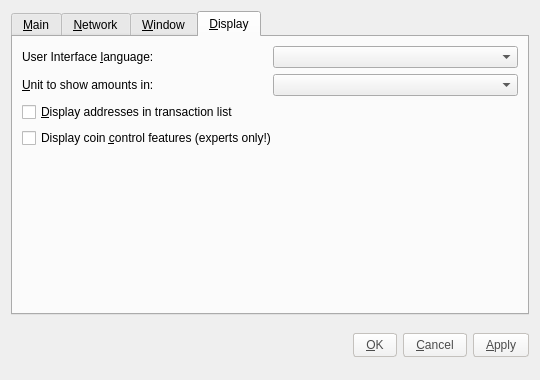
<?xml version="1.0" encoding="UTF-8"?>
<ui version="4.0">
 <class>OptionsDialog</class>
 <widget class="QDialog" name="OptionsDialog">
  <property name="geometry">
   <rect>
    <x>0</x>
    <y>0</y>
    <width>540</width>
    <height>380</height>
   </rect>
  </property>
  <property name="windowTitle">
   <string>Options</string>
  </property>
  <property name="modal">
   <bool>true</bool>
  </property>
  <layout class="QVBoxLayout" name="verticalLayout">
   <item>
    <widget class="QTabWidget" name="tabWidget">
     <property name="tabPosition">
      <enum>QTabWidget::North</enum>
     </property>
     <property name="currentIndex">
      <number>3</number>
     </property>
     <widget class="QWidget" name="tabMain">
      <attribute name="title">
       <string>&amp;Main</string>
      </attribute>
      <layout class="QVBoxLayout" name="verticalLayout_Main">
       <item>
        <widget class="QLabel" name="transactionFeeInfoLabel">
         <property name="text">
          <string>Optional transaction fee per kB that helps make sure your transactions are processed quickly. Most transactions are 1 kB. Fee 0.01 recommended.</string>
         </property>
         <property name="textFormat">
          <enum>Qt::PlainText</enum>
         </property>
         <property name="wordWrap">
          <bool>true</bool>
         </property>
        </widget>
       </item>
       <item>
        <layout class="QHBoxLayout" name="horizontalLayoutFee">
         <item>
          <widget class="QLabel" name="transactionFeeLabel">
           <property name="text">
            <string>Pay transaction &amp;fee</string>
           </property>
           <property name="textFormat">
            <enum>Qt::PlainText</enum>
           </property>
           <property name="buddy">
            <cstring>transactionFee</cstring>
           </property>
          </widget>
         </item>
         <item>
          <widget class="BitcoinAmountField" name="transactionFee">
           <property name="styleSheet">
            <string notr="true"/>
           </property>
          </widget>
         </item>
         <item>
          <spacer name="horizontalSpacerFee">
           <property name="orientation">
            <enum>Qt::Horizontal</enum>
           </property>
           <property name="sizeHint" stdset="0">
            <size>
             <width>40</width>
             <height>20</height>
            </size>
           </property>
          </spacer>
         </item>
        </layout>
       </item>
       <item>
        <widget class="QLabel" name="reserveBalanceInfoLabel">
         <property name="text">
          <string>Reserved amount does not participate in staking and is therefore spendable at any time.</string>
         </property>
         <property name="textFormat">
          <enum>Qt::PlainText</enum>
         </property>
         <property name="wordWrap">
          <bool>true</bool>
         </property>
        </widget>
       </item>
       <item>
        <layout class="QHBoxLayout" name="horizontalLayoutReserveBalance">
         <item>
          <widget class="QLabel" name="reserveBalanceLabel">
           <property name="text">
            <string>Reserve</string>
           </property>
           <property name="textFormat">
            <enum>Qt::PlainText</enum>
           </property>
           <property name="buddy">
            <cstring>reserveBalance</cstring>
           </property>
          </widget>
         </item>
         <item>
          <widget class="BitcoinAmountField" name="reserveBalance">
           <property name="styleSheet">
            <string notr="true"/>
           </property>
          </widget>
         </item>
         <item>
          <spacer name="horizontalSpacerReserveBalance">
           <property name="orientation">
            <enum>Qt::Horizontal</enum>
           </property>
           <property name="sizeHint" stdset="0">
            <size>
             <width>40</width>
             <height>20</height>
            </size>
           </property>
          </spacer>
         </item>
        </layout>
       </item>
       <item>
        <widget class="QCheckBox" name="bitcoinAtStartup">
         <property name="toolTip">
          <string>Automatically start NavCoin after logging in to the system.</string>
         </property>
         <property name="text">
          <string>&amp;Start NavCoin on system login</string>
         </property>
        </widget>
       </item>
       <item>
        <widget class="QCheckBox" name="detachDatabases">
         <property name="toolTip">
          <string>Detach block and address databases at shutdown. This means they can be moved to another data directory, but it slows down shutdown. The wallet is always detached.</string>
         </property>
         <property name="text">
          <string>&amp;Detach databases at shutdown</string>
         </property>
        </widget>
       </item>
       <item>
        <spacer name="verticalSpacer_Main">
         <property name="orientation">
          <enum>Qt::Vertical</enum>
         </property>
         <property name="sizeHint" stdset="0">
          <size>
           <width>20</width>
           <height>40</height>
          </size>
         </property>
        </spacer>
       </item>
      </layout>
     </widget>
     <widget class="QWidget" name="tabNetwork">
      <attribute name="title">
       <string>&amp;Network</string>
      </attribute>
      <layout class="QVBoxLayout" name="verticalLayout_Network">
       <item>
        <widget class="QCheckBox" name="mapPortUpnp">
         <property name="toolTip">
          <string>Automatically open the NavCoin client port on the router. This only works when your router supports UPnP and it is enabled.</string>
         </property>
         <property name="text">
          <string>Map port using &amp;UPnP</string>
         </property>
        </widget>
       </item>
       <item>
        <widget class="QCheckBox" name="connectSocks">
         <property name="toolTip">
          <string>Connect to the NavCoin network through a SOCKS proxy (e.g. when connecting through Tor).</string>
         </property>
         <property name="text">
          <string>&amp;Connect through SOCKS proxy:</string>
         </property>
        </widget>
       </item>
       <item>
        <layout class="QHBoxLayout" name="horizontalLayout_Network">
         <item>
          <widget class="QLabel" name="proxyIpLabel">
           <property name="text">
            <string>Proxy &amp;IP:</string>
           </property>
           <property name="textFormat">
            <enum>Qt::PlainText</enum>
           </property>
           <property name="buddy">
            <cstring>proxyIp</cstring>
           </property>
          </widget>
         </item>
         <item>
          <widget class="QValidatedLineEdit" name="proxyIp">
           <property name="maximumSize">
            <size>
             <width>140</width>
             <height>16777215</height>
            </size>
           </property>
           <property name="toolTip">
            <string>IP address of the proxy (e.g. 127.0.0.1)</string>
           </property>
           <property name="styleSheet">
            <string notr="true">background-color: rgb(255,255,255);
border-radius:3px;
border: 1px solid #C4C1BD;
color: #4C4C4C;
padding: 4px;
margin: 0px 6px 0px 0px;</string>
           </property>
          </widget>
         </item>
         <item>
          <widget class="QLabel" name="proxyPortLabel">
           <property name="text">
            <string>&amp;Port:</string>
           </property>
           <property name="textFormat">
            <enum>Qt::PlainText</enum>
           </property>
           <property name="buddy">
            <cstring>proxyPort</cstring>
           </property>
          </widget>
         </item>
         <item>
          <widget class="QLineEdit" name="proxyPort">
           <property name="maximumSize">
            <size>
             <width>55</width>
             <height>16777215</height>
            </size>
           </property>
           <property name="toolTip">
            <string>Port of the proxy (e.g. 9050)</string>
           </property>
           <property name="styleSheet">
            <string notr="true">background-color: rgb(255,255,255);
border-radius:3px;
border: 1px solid #C4C1BD;
color: #4C4C4C;
padding: 4px;
margin: 0px 6px 0px 0px;</string>
           </property>
          </widget>
         </item>
         <item>
          <widget class="QLabel" name="socksVersionLabel">
           <property name="text">
            <string>SOCKS &amp;Version:</string>
           </property>
           <property name="textFormat">
            <enum>Qt::PlainText</enum>
           </property>
           <property name="buddy">
            <cstring>socksVersion</cstring>
           </property>
          </widget>
         </item>
         <item>
          <widget class="QValueComboBox" name="socksVersion">
           <property name="toolTip">
            <string>SOCKS version of the proxy (e.g. 5)</string>
           </property>
           <property name="styleSheet">
            <string notr="true"/>
           </property>
          </widget>
         </item>
         <item>
          <spacer name="horizontalSpacer_Network">
           <property name="orientation">
            <enum>Qt::Horizontal</enum>
           </property>
           <property name="sizeHint" stdset="0">
            <size>
             <width>40</width>
             <height>20</height>
            </size>
           </property>
          </spacer>
         </item>
        </layout>
       </item>
       <item>
        <spacer name="verticalSpacer_Network">
         <property name="orientation">
          <enum>Qt::Vertical</enum>
         </property>
         <property name="sizeHint" stdset="0">
          <size>
           <width>20</width>
           <height>40</height>
          </size>
         </property>
        </spacer>
       </item>
      </layout>
     </widget>
     <widget class="QWidget" name="tabWindow">
      <attribute name="title">
       <string>&amp;Window</string>
      </attribute>
      <layout class="QVBoxLayout" name="verticalLayout_Window">
       <item>
        <widget class="QCheckBox" name="minimizeToTray">
         <property name="toolTip">
          <string>Show only a tray icon after minimizing the window.</string>
         </property>
         <property name="text">
          <string>&amp;Minimize to the tray instead of the taskbar</string>
         </property>
        </widget>
       </item>
       <item>
        <widget class="QCheckBox" name="minimizeOnClose">
         <property name="toolTip">
          <string>Minimize instead of exit the application when the window is closed. When this option is enabled, the application will be closed only after selecting Quit in the menu.</string>
         </property>
         <property name="text">
          <string>M&amp;inimize on close</string>
         </property>
        </widget>
       </item>
       <item>
        <spacer name="verticalSpacer_Window">
         <property name="orientation">
          <enum>Qt::Vertical</enum>
         </property>
         <property name="sizeHint" stdset="0">
          <size>
           <width>20</width>
           <height>40</height>
          </size>
         </property>
        </spacer>
       </item>
      </layout>
     </widget>
     <widget class="QWidget" name="tabDisplay">
      <attribute name="title">
       <string>&amp;Display</string>
      </attribute>
      <layout class="QVBoxLayout" name="verticalLayout_Display">
       <item>
        <layout class="QHBoxLayout" name="horizontalLayout_1_Display">
         <item>
          <widget class="QLabel" name="langLabel">
           <property name="text">
            <string>User Interface &amp;language:</string>
           </property>
           <property name="textFormat">
            <enum>Qt::PlainText</enum>
           </property>
           <property name="buddy">
            <cstring>lang</cstring>
           </property>
          </widget>
         </item>
         <item>
          <widget class="QValueComboBox" name="lang">
           <property name="toolTip">
            <string>The user interface language can be set here. This setting will take effect after restarting NavCoin.</string>
           </property>
          </widget>
         </item>
        </layout>
       </item>
       <item>
        <layout class="QHBoxLayout" name="horizontalLayout_2_Display">
         <item>
          <widget class="QLabel" name="unitLabel">
           <property name="text">
            <string>&amp;Unit to show amounts in:</string>
           </property>
           <property name="textFormat">
            <enum>Qt::PlainText</enum>
           </property>
           <property name="buddy">
            <cstring>unit</cstring>
           </property>
          </widget>
         </item>
         <item>
          <widget class="QValueComboBox" name="unit">
           <property name="toolTip">
            <string>Choose the default subdivision unit to show in the interface and when sending coins.</string>
           </property>
          </widget>
         </item>
        </layout>
       </item>
       <item>
        <widget class="QCheckBox" name="displayAddresses">
         <property name="toolTip">
          <string>Whether to show NavCoin addresses in the transaction list or not.</string>
         </property>
         <property name="text">
          <string>&amp;Display addresses in transaction list</string>
         </property>
        </widget>
       </item>
       <item>
        <widget class="QCheckBox" name="coinControlFeatures">
         <property name="toolTip">
          <string>Whether to show coin control features or not.</string>
         </property>
         <property name="text">
          <string>Display coin &amp;control features (experts only!)</string>
         </property>
        </widget>
       </item>
       <item>
        <spacer name="verticalSpacer_Display">
         <property name="orientation">
          <enum>Qt::Vertical</enum>
         </property>
         <property name="sizeHint" stdset="0">
          <size>
           <width>20</width>
           <height>40</height>
          </size>
         </property>
        </spacer>
       </item>
      </layout>
     </widget>
    </widget>
   </item>
   <item>
    <layout class="QHBoxLayout" name="horizontalLayout_Buttons">
     <item>
      <spacer name="horizontalSpacer_1">
       <property name="orientation">
        <enum>Qt::Horizontal</enum>
       </property>
       <property name="sizeHint" stdset="0">
        <size>
         <width>40</width>
         <height>48</height>
        </size>
       </property>
      </spacer>
     </item>
     <item>
      <widget class="QLabel" name="statusLabel">
       <property name="font">
        <font>
         <weight>75</weight>
         <bold>true</bold>
        </font>
       </property>
       <property name="text">
        <string/>
       </property>
       <property name="textFormat">
        <enum>Qt::PlainText</enum>
       </property>
       <property name="wordWrap">
        <bool>true</bool>
       </property>
      </widget>
     </item>
     <item>
      <spacer name="horizontalSpacer_2">
       <property name="orientation">
        <enum>Qt::Horizontal</enum>
       </property>
       <property name="sizeHint" stdset="0">
        <size>
         <width>40</width>
         <height>48</height>
        </size>
       </property>
      </spacer>
     </item>
     <item>
      <widget class="QPushButton" name="okButton">
       <property name="styleSheet">
        <string notr="true">background-color: qlineargradient(spread:pad, x1:0, y1:1, x2:0, y2:0, stop:0 rgb(240,240,240), stop:1 rgb(255, 255, 255));
border-radius:3px;
border: 1px solid #C4C1BD;
color: #4C4C4C;
padding: 4px 12px;</string>
       </property>
       <property name="text">
        <string>&amp;OK</string>
       </property>
      </widget>
     </item>
     <item>
      <widget class="QPushButton" name="cancelButton">
       <property name="styleSheet">
        <string notr="true">background-color: qlineargradient(spread:pad, x1:0, y1:1, x2:0, y2:0, stop:0 rgb(240,240,240), stop:1 rgb(255, 255, 255));
border-radius:3px;
border: 1px solid #C4C1BD;
color: #4C4C4C;
padding: 4px 12px;</string>
       </property>
       <property name="text">
        <string>&amp;Cancel</string>
       </property>
       <property name="autoDefault">
        <bool>false</bool>
       </property>
      </widget>
     </item>
     <item>
      <widget class="QPushButton" name="applyButton">
       <property name="styleSheet">
        <string notr="true">background-color: qlineargradient(spread:pad, x1:0, y1:1, x2:0, y2:0, stop:0 rgb(240,240,240), stop:1 rgb(255, 255, 255));
border-radius:3px;
border: 1px solid #C4C1BD;
color: #4C4C4C;
padding: 4px 12px;</string>
       </property>
       <property name="text">
        <string>&amp;Apply</string>
       </property>
       <property name="autoDefault">
        <bool>false</bool>
       </property>
      </widget>
     </item>
    </layout>
   </item>
  </layout>
 </widget>
 <customwidgets>
  <customwidget>
   <class>BitcoinAmountField</class>
   <extends>QSpinBox</extends>
   <header>bitcoinamountfield.h</header>
  </customwidget>
  <customwidget>
   <class>QValueComboBox</class>
   <extends>QComboBox</extends>
   <header>qvaluecombobox.h</header>
  </customwidget>
  <customwidget>
   <class>QValidatedLineEdit</class>
   <extends>QLineEdit</extends>
   <header>qvalidatedlineedit.h</header>
  </customwidget>
 </customwidgets>
 <resources/>
 <connections/>
</ui>
